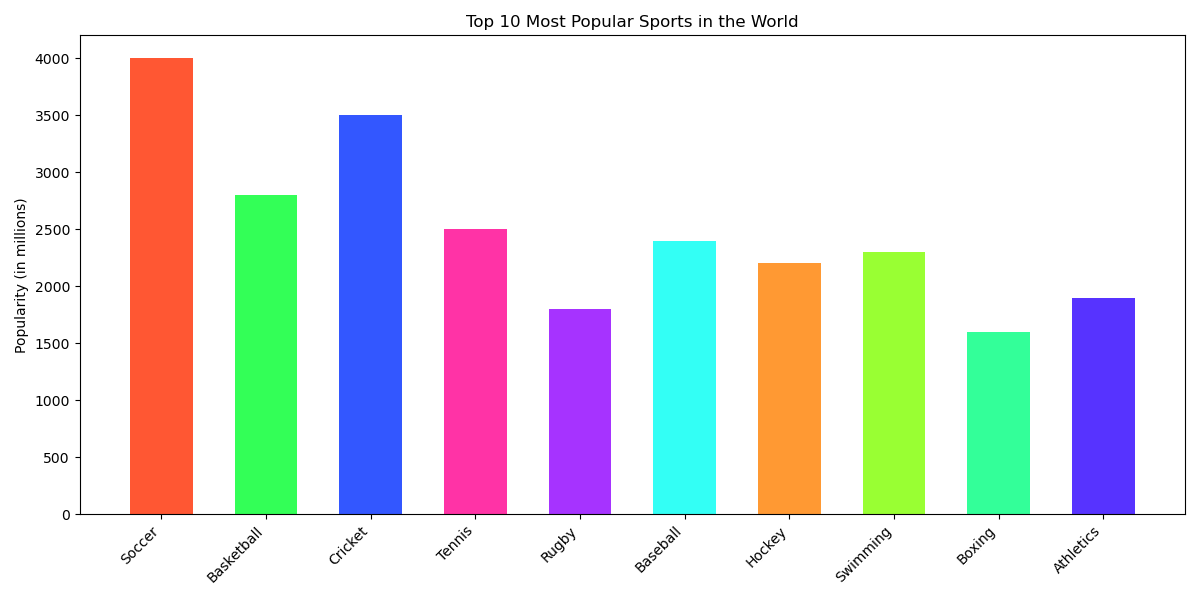

The Python source for this figure:

import matplotlib.pyplot as plt

# Data
sports = ['Soccer', 'Basketball', 'Cricket', 'Tennis', 'Rugby', 'Baseball', 'Hockey', 'Swimming', 'Boxing', 'Athletics']
popularity = [4000, 2800, 3500, 2500, 1800, 2400, 2200, 2300, 1600, 1900]
colors = ['#FF5733', '#33FF57', '#3357FF', '#FF33A6', '#A633FF', '#33FFF5', '#FF9933', '#99FF33', '#33FF99', '#5733FF']

# Figure size
plt.figure(figsize=(12, 6))

# Vertical bar chart
plt.bar(sports, popularity, color=colors, width=0.6)

# Labeling
plt.ylabel('Popularity (in millions)')
plt.title('Top 10 Most Popular Sports in the World')
plt.xticks(rotation=45, ha='right')

# Show and save plot
plt.tight_layout()
plt.show()
